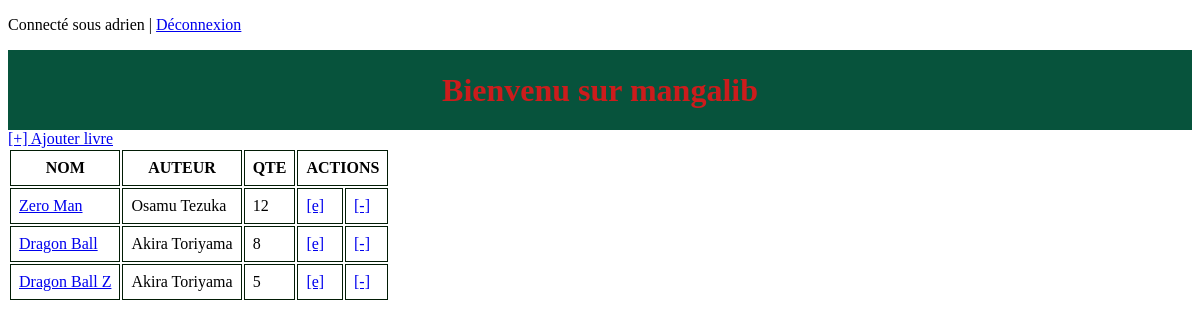
The page /manga/ (signed in) on the database its author committed.
### mangalib/models.py (models this page shows, shortened)
class livre(models.Model):
    titre = models.CharField(max_length = 32, unique=True,verbose_name="Titre")
    quantity = models.IntegerField(default=1,verbose_name="Quantité")
    auteur = models.ForeignKey(Auteur, on_delete=models.DO_NOTHING,verbose_name="Auteur")
    class Meta:
        verbose_name ="Livre"
        verbose_name_plural ="Livres"

class Auteur(models.Model):
    nom = models.CharField(max_length=64, unique = True,verbose_name="Nom")
    class Meta:
        verbose_name ="Auteur"
        verbose_name_plural ="Auteurs"
    def __str__(self):
        return self.nom

### mangalib/views.py (the view, shortened to what this page needs)
# urls.py: path('',views.index, name='index'),  # manga/
def index(request):
    context = {
       "livres": livre.objects.all() }
    return render(request,"mangalib/index.html",context)

### mangalib/templates/mangalib/index.html
 {% include 'mangalib/couche/begin_page.html' %}
 {% if user.is_authenticated %}
    <p>Connecté sous {{ user.username }} | <a href="{% url 'accounts:logout' %}">Déconnexion</a> </p>
  {% else %}
  <p> <a href="{% url 'accounts:login'%}">Connexion</a>  |
    <a href="{% url 'accounts:register' %}">Inscription</a></p>
  {% endif %}
  <h1 > Bienvenu sur mangalib {{livre.titre}}  </h1>
   <a href=" {% url 'mangalib:add_livre' %} ">[+] Ajouter livre</a>
    <div class="ma-table">
  <table>
        <tr>
            <th>NOM</th>
            <th>AUTEUR</th>
            <th>QTE</th>
            <th colspan="2">ACTIONS</th>
        </tr>
      {% for livre in livres %}
      <tr>
      <td> <a href=" {% url 'mangalib:show' livre.id %} "> {{ livre.titre }} </a></td>
      <td> {{ livre.auteur}} </td>
      <td> {{ livre.quantity }} </td>
      <td><a href=" {% url 'mangalib:edit_livre' livre.id %} ">[e]</a></td>
      <td><a href=" {% url 'mangalib:del_livre' livre.id %} ">[-]</a></td>
    </tr>
      {% endfor %}
</table>
</div>
    {% include 'mangalib/couche/end_page.html' %}

### rows shown on the page
livre: titre "Zero Man", auteur "Osamu Tezuka", quantity "12"
livre: titre "Dragon Ball", auteur "Akira Toriyama", quantity "8"
livre: titre "Dragon Ball Z", auteur "Akira Toriyama", quantity "5"

### other values the page prints
{{ user.username }} "adrien"
